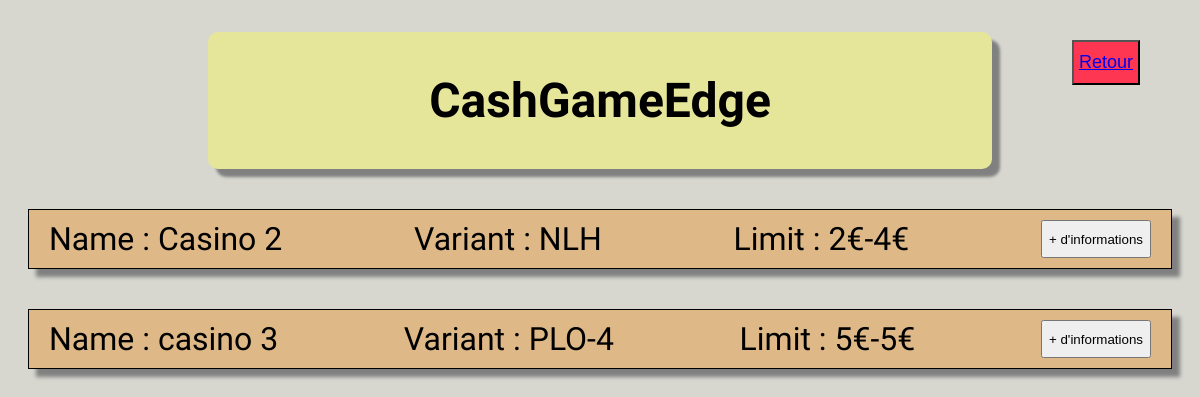
Screenshot of /province/north_west/ with the database file from the repository.
### province/models.py (models this page shows, shortened)
class ProvinceEtablissement(models.Model):
    variant_status = [('NLH', 'NLH'),('PLO-4', 'PLO-4'),('NLH , PLO-4','NLH , PLO-4')]
    limit_status = [('1€-2€', '1€-2€'),('2€-4€', '2€-4€'),('5€-5€', '5€-5€'),('5€-10€', '5€-10€'),('10€-20€', '10€-20€'),('20€-40€', '20€-40€')]
    province_status = [('NW', 'Nort West'),('NE', 'North East'),('SW', 'South West'),('SE', 'South East')]
    name = models.CharField(max_length=128)
    phone = models.CharField(max_length=128, blank=True, null=True)
    adresse = models.CharField(max_length=128, blank=True, null=True)
    opening_time = models.CharField(max_length=128, blank=True, null=True)
    province = models.CharField(max_length=128, choices=province_status)
    variant = models.CharField(max_length=128, choices=variant_status)
    limit = models.CharField(max_length=128,choices=limit_status)
    description = models.TextField(max_length=2048, blank=True)
    class Meta:
        verbose_name_plural = "Liste des Casinos"

### province/views.py (the view)
# urls.py: path("north_west/", views.province_north_west, name="province_province_north_west"),
def province_north_west(request):
    nw = ProvinceEtablissement.objects.filter(province="NW")
    return render(request, "province/flux_north_west.html", context={"nw":nw})

### province/templates/province/flux_north_west.html
{% extends 'base.html' %}
{% block content %}
    {% for i in nw %}
        <div class="display_clubs">
            <div> Name : {{ i.name }}</div>
            <div> Variant : {{ i.variant }}</div>
            <div> Limit : {{ i.limit }}</div>
            <button class="btn_details_clubs" type="button">+ d'informations</button>
        </div>
    {% endfor %}
    <button class="btn_return" type="button"><a href="{% url 'province_province_sectorization' %}">Retour</a></button>
{% endblock %}

### static/css/style.css (style rules this page uses)
body { background-color: rgb(215, 215, 208); font-family: 'Dancing Script', cursive; }

### paris/static/css/paris_flux.css (style rules this page uses)
.display_clubs { display: flex; justify-content: space-between; margin : 40px 20px 0 20px; padding: 10px 20px 10px 20px; border: 1px solid black; font-size: xx-large; box-shadow: 8px 8px 4px gray; background-color: burlywood; }
.btn_return { position: absolute; top: 5%; right:5%; padding: 10px 5px 10px 5px; cursor: pointer; background: #ff3652; color: #fff; font-size: 18px; }

### rows the page displays
ProvinceEtablissement: name "Casino 2", variant "NLH", limit "2€-4€"
ProvinceEtablissement: name "casino 3", variant "PLO-4", limit "5€-5€"
